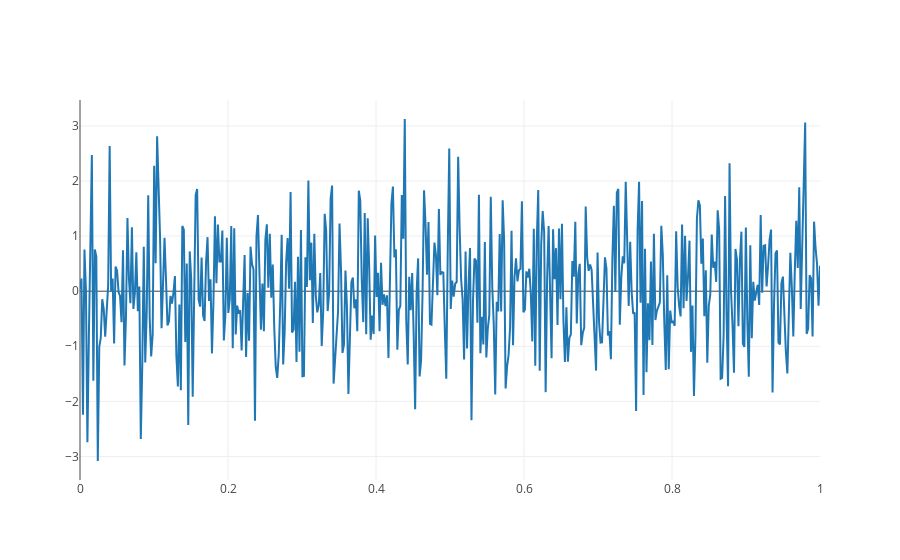

Here is the notebook cell this chart was saved with:
### Code cell
# Create random data with numpy
import numpy as np

N = 500
random_x = np.linspace(0, 1, N)
random_y = np.random.randn(N)

# Create a trace
trace = go.Scatter(
    x = random_x,
    y = random_y
)

data = [trace]

plotly.offline.iplot(data, filename='basic-line')

### Figure 1 — Plotly figure (JSON) as saved in the notebook; plotly's stock layout.template omitted (floating-point values rounded to 4 significant figures; data arrays with more than 128 entries replaced by an {"elided": "..."} marker saying what was removed)
{"data": [{"type": "scatter", "x": {"elided": "500 float values"}, "y": {"elided": "500 float values"}}], "layout": {}}
